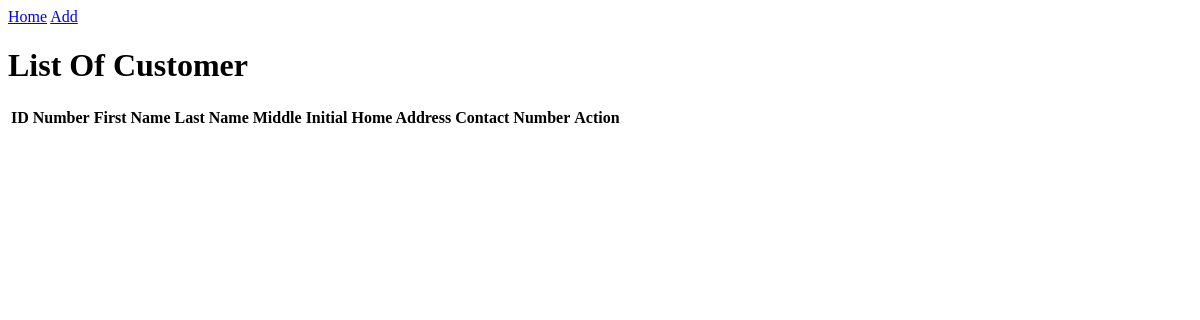
Page /read_customer.php on the earlier database version.
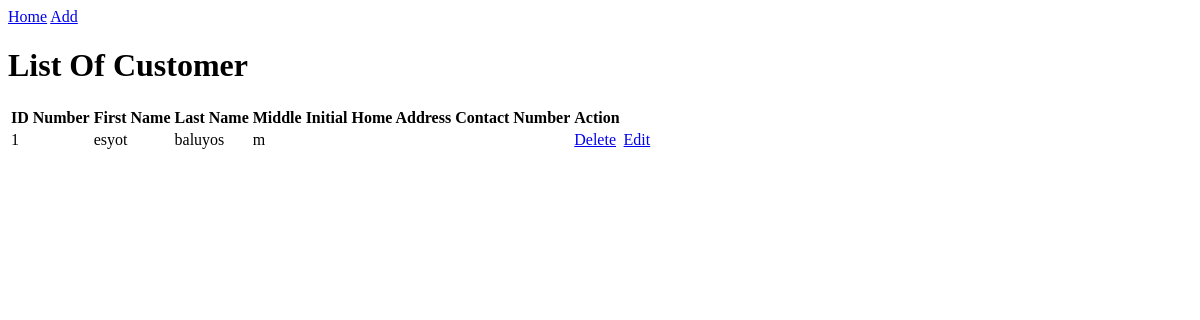
Same page on the later database version.
### tables this page shows
CREATE TABLE `customer` (
  `id_number` int(11) NOT NULL,
  `firstname` varchar(50) NOT NULL,
  `lastname` varchar(50) NOT NULL,
  `middle_initial` char(1) NOT NULL
);

### read_customer.php (the view, shortened to what this page needs)
<?php
require 'connect2.php';
	$sql = "SELECT * FROM customer";
	$records=mysqli_query($con,$sql);
?>
<!DOCTYPE html>
<html>
<body>
	<a class="btn" href="main.html">Home</a>
	<a class="btn" href="customer.php">Add</a>
		<h1>List Of Customer</h1>
      <table>
      	<tr>
      		<th>ID Number</th>
      		<th>First Name</th>
			<th>Last Name</th>
			<th>Middle Initial</th>
			<th>Home Address</th>
			<th>Contact Number</th>
            <th >Action</th>
      	</tr>
	       	<?php
      		while($information=mysqli_fetch_assoc($records)){
      			echo "<tr>";?>
						<td><?php echo $information['id_number'] ?></td>
						<td><?php echo $information['firstname'] ?></td>
						<td><?php echo $information['lastname'] ?></td>
						<td><?php echo $information['middle_initial'] ?></td>
						<td><?php echo $information['address'] ?></td>
						<td><?php echo $information['contact'] ?></td>
						<td>
								<a href="delete_customer.php?delete_id=<?php echo $information['id_number']; ?>">Delete</i></a>
						</td>
						<td>
							<a href="edit_customer.php?edit_id=<?php echo $information['id_number']; ?>">Edit</i></a>
						</td>
					</tr>
    	<?php
    		}
      	?>
      </table>
</body>
</html>

Differences in the rows shown:
added customer: id_number "1", firstname "esyot", lastname "baluyos", middle_initial "m"
